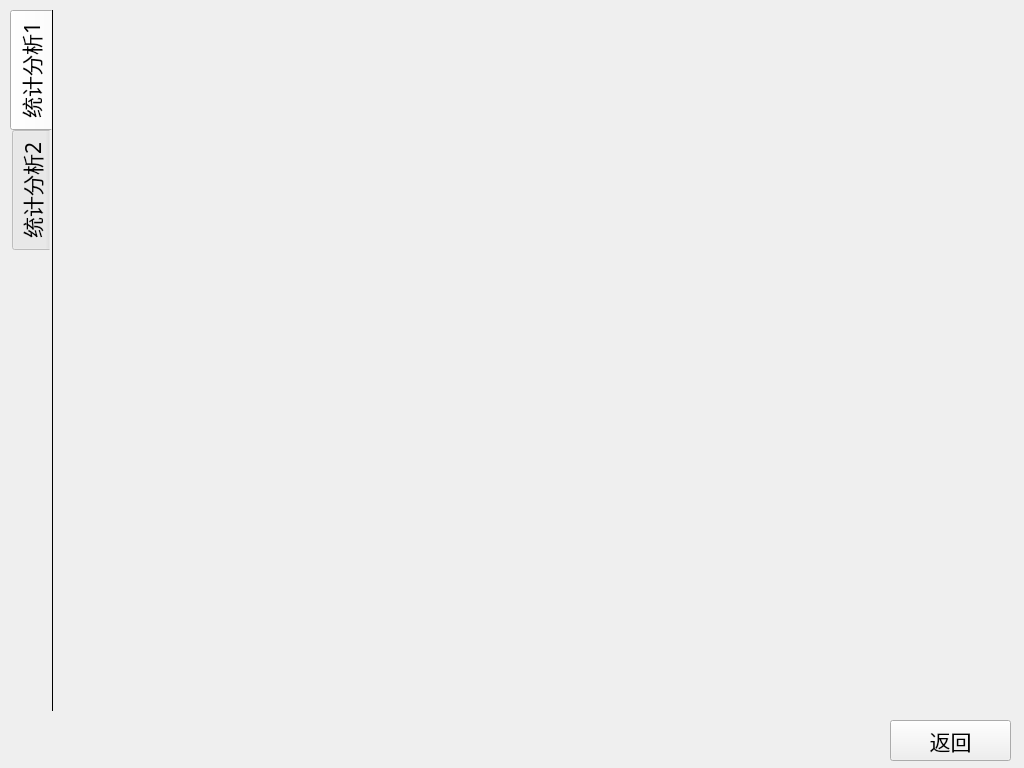
<?xml version="1.0" encoding="UTF-8"?>
<ui version="4.0">
 <class>StatisticalWidget</class>
 <widget class="QWidget" name="StatisticalWidget">
  <property name="geometry">
   <rect>
    <x>0</x>
    <y>0</y>
    <width>1024</width>
    <height>768</height>
   </rect>
  </property>
  <property name="windowTitle">
   <string>Form</string>
  </property>
  <widget class="QTabWidget" name="tabWidget">
   <property name="geometry">
    <rect>
     <x>10</x>
     <y>10</y>
     <width>1001</width>
     <height>701</height>
    </rect>
   </property>
   <property name="font">
    <font>
     <family>Yahei Mono</family>
     <pointsize>16</pointsize>
    </font>
   </property>
   <property name="styleSheet">
    <string notr="true">QTabWidget::pane
{
	border-left: 1px solid #000000;
 }</string>
   </property>
   <property name="tabPosition">
    <enum>QTabWidget::West</enum>
   </property>
   <property name="currentIndex">
    <number>0</number>
   </property>
   <widget class="QWidget" name="tab1">
    <attribute name="title">
     <string>统计分析1</string>
    </attribute>
    <widget class="QChartView" name="widget" native="true">
     <property name="geometry">
      <rect>
       <x>10</x>
       <y>10</y>
       <width>271</width>
       <height>211</height>
      </rect>
     </property>
     <property name="styleSheet">
      <string notr="true"/>
     </property>
    </widget>
   </widget>
   <widget class="QWidget" name="tab2">
    <attribute name="title">
     <string>统计分析2</string>
    </attribute>
    <widget class="QLCDNumber" name="lcdNumber">
     <property name="geometry">
      <rect>
       <x>130</x>
       <y>120</y>
       <width>631</width>
       <height>221</height>
      </rect>
     </property>
    </widget>
   </widget>
  </widget>
  <widget class="QPushButton" name="pushButton_Esc">
   <property name="geometry">
    <rect>
     <x>890</x>
     <y>720</y>
     <width>121</width>
     <height>41</height>
    </rect>
   </property>
   <property name="font">
    <font>
     <family>Yahei Mono</family>
     <pointsize>16</pointsize>
    </font>
   </property>
   <property name="text">
    <string>返回</string>
   </property>
  </widget>
 </widget>
 <customwidgets>
  <customwidget>
   <class>QChartView</class>
   <extends>QWidget</extends>
   <header location="global">QChartView</header>
   <container>1</container>
  </customwidget>
 </customwidgets>
 <resources/>
 <connections/>
</ui>
